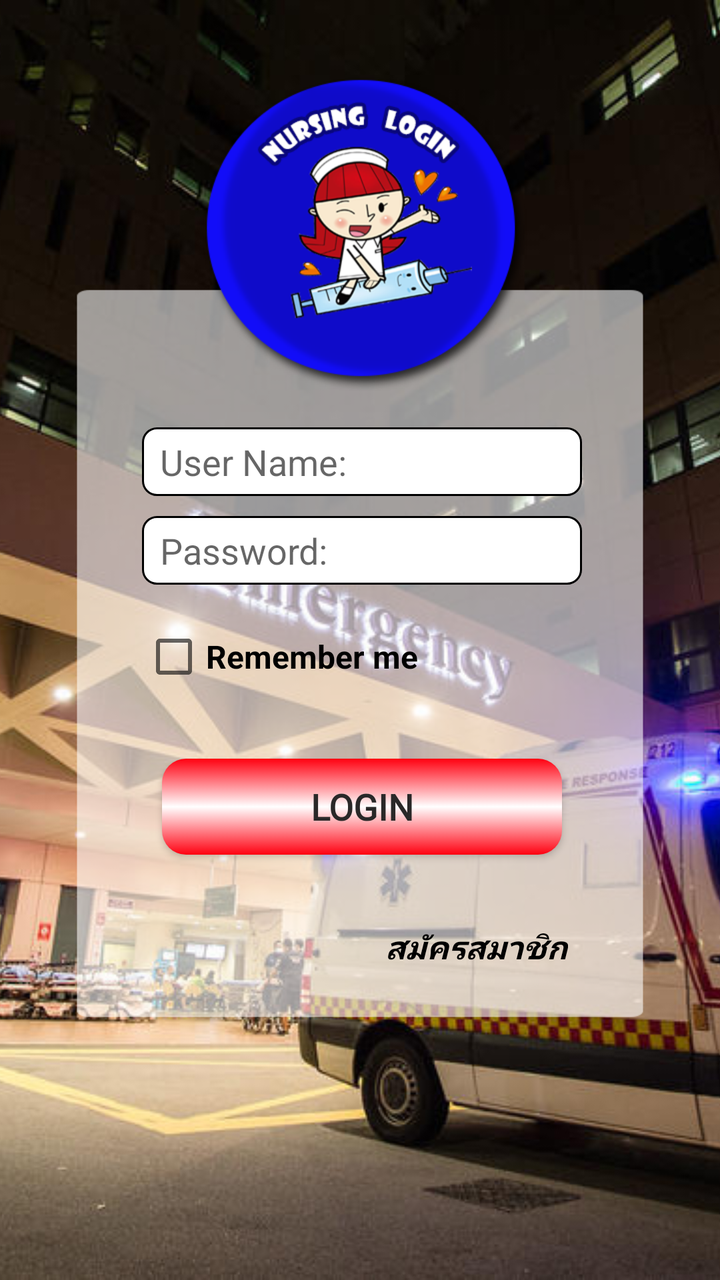
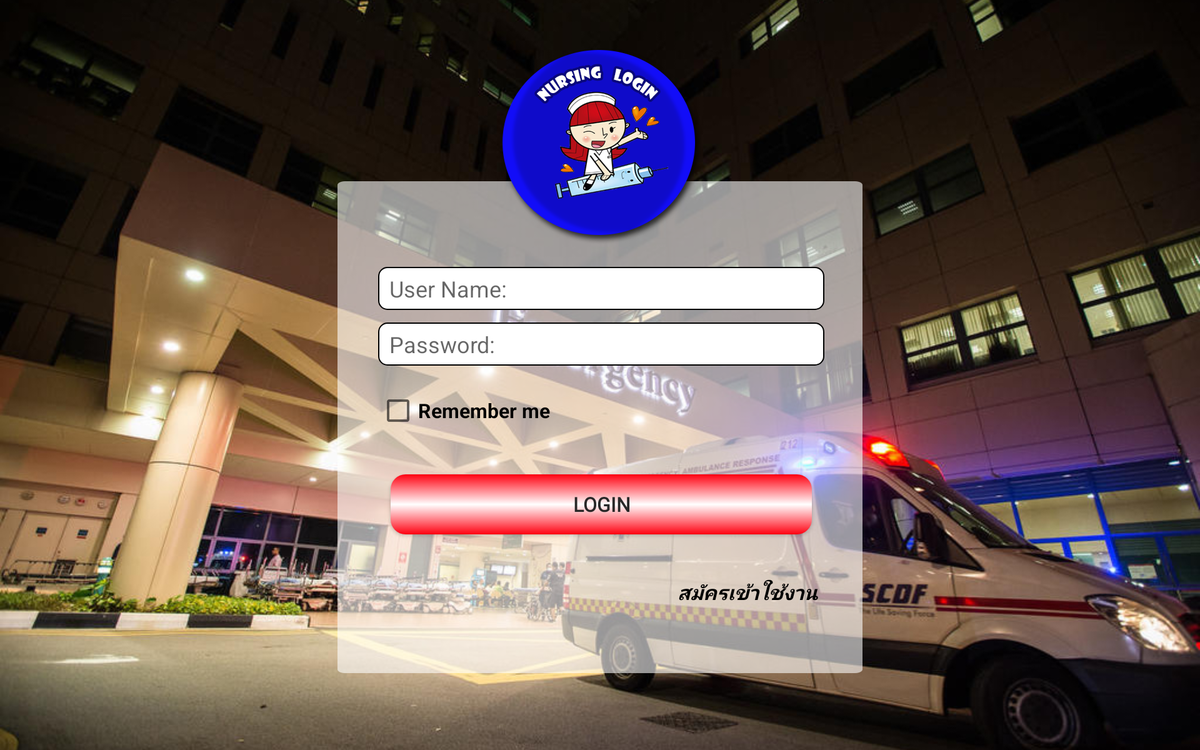

An Android layout and its configuration variant, each rendered on a device that would load it. The default file and the variant file are quoted in full after the pictures.
<!-- AndroidManifest.xml: application theme AppThemeDefault -->
<!-- res/layout/activity_login.xml -->
<?xml version="1.0" encoding="utf-8"?>
<RelativeLayout xmlns:android="http://schemas.android.com/apk/res/android"
    xmlns:app="http://schemas.android.com/apk/res-auto"
    xmlns:tools="http://schemas.android.com/tools"
    android:layout_width="match_parent"
    android:layout_height="match_parent"
    tools:context=".activity.LoginActivity">

    <ImageView
        android:layout_width="match_parent"
        android:layout_height="match_parent"
        android:src="@drawable/bg1"
        android:scaleType="centerCrop"/>

    <android.support.v4.widget.NestedScrollView
        android:layout_width="match_parent"
        android:layout_height="match_parent"
        android:layout_alignParentStart="true"
        android:layout_alignParentTop="true">

        <LinearLayout
            android:layout_width="match_parent"
            android:layout_height="match_parent"
            android:orientation="vertical">

            <LinearLayout
                android:layout_width="wrap_content"
                android:layout_height="wrap_content"
                android:layout_gravity="center_horizontal"
                android:layout_marginBottom="25dp"
                android:layout_marginLeft="35dp"
                android:layout_marginRight="35dp"
                android:layout_marginTop="25dp"
                android:background="@drawable/bg_login_"
                android:orientation="vertical">

                <EditText
                    android:id="@+id/edit_userName"
                    android:layout_width="wrap_content"
                    android:layout_height="wrap_content"
                    android:background="@drawable/edit_item_shape"
                    android:drawablePadding="7dp"
                    android:drawableStart="@drawable/ic_user"
                    android:ems="17"
                    android:hint="User Name:"
                    android:imeOptions="actionNext"
                    android:inputType="textPersonName" />

                <EditText
                    android:id="@+id/edit_password"
                    android:layout_width="wrap_content"
                    android:layout_height="wrap_content"
                    android:layout_marginTop="10dp"
                    android:background="@drawable/edit_item_shape"
                    android:drawablePadding="7dp"
                    android:drawableStart="@drawable/ic_password"
                    android:ems="17"
                    android:hint="Password:"
                    android:imeOptions="actionDone"
                    android:inputType="textPassword" />

                <CheckBox
                    android:id="@+id/checkbox_remember"
                    android:layout_width="wrap_content"
                    android:layout_height="wrap_content"
                    android:layout_marginTop="20dp"
                    android:text="Remember me"
                    android:textSize="16sp"
                    android:textStyle="bold" />

                <Button
                    android:id="@+id/button_login"
                    android:layout_width="match_parent"
                    android:layout_height="wrap_content"
                    android:layout_marginLeft="10dp"
                    android:layout_marginRight="10dp"
                    android:layout_marginTop="35dp"
                    android:background="@drawable/button_item_shape"
                    android:fontFamily="@font/android_robot"
                    android:text="LogIn"
                    android:textColor="@drawable/text_black_state"
                    android:textSize="18sp"
                    android:textStyle="bold" />

                <TextView
                    android:id="@+id/text_register"
                    android:layout_width="wrap_content"
                    android:layout_height="wrap_content"
                    android:layout_gravity="right"
                    android:layout_marginTop="30dp"
                    android:layout_marginRight="2dp"
                    android:padding="5dp"
                    android:text="สมัครสมาชิก"
                    android:textColor="@drawable/text_register_state"
                    android:textSize="16sp"
                    android:textStyle="bold|italic" />
            </LinearLayout>

        </LinearLayout>
    </android.support.v4.widget.NestedScrollView>

</RelativeLayout>
<!-- resources referenced by this layout -->
<resources>
  <!-- drawable bg1: png bitmap (drawable-xhdpi, 720886 bytes) -->
  <!-- drawable bg_login_: png bitmap (drawable-xhdpi, 65371 bytes) -->
  <!-- drawable button_item_shape (drawable) -->
  <?xml version="1.0" encoding="utf-8"?>
  <selector xmlns:android="http://schemas.android.com/apk/res/android"
      android:enterFadeDuration="400"
      android:exitFadeDuration="400">
  
      <item android:state_pressed="true">
          <shape android:shape="rectangle">
              <corners android:radius="12dp"/>
              <gradient
                  android:type="linear"
                  android:startColor="#80000000"
                  android:centerColor="#80ffffff"
                  android:endColor="#80000000"
                  android:angle="90"/>
          </shape>
      </item>
      <item>
          <shape android:shape="rectangle">
              <corners android:radius="12dp"/>
              <gradient
                  android:type="linear"
                  android:startColor="#ff0010"
                  android:centerColor="#ffffff"
                  android:endColor="#ff0010"
                  android:angle="90"/>
          </shape>
      </item>
  
  </selector>
  <!-- drawable edit_item_shape (drawable) -->
  <?xml version="1.0" encoding="utf-8"?>
  <shape xmlns:android="http://schemas.android.com/apk/res/android"
      android:shape="rectangle">
      <corners android:radius="7dp"/>
      <solid android:color="#ffffff"/>
      <stroke android:color="#000000" android:width="1dp"/>
      <padding
          android:top="5dp" android:bottom="5dp"
          android:left="9dp" android:right="7dp"/>
  
  
  </shape>
  <!-- drawable text_black_state (drawable) -->
  <?xml version="1.0" encoding="utf-8"?>
  <selector xmlns:android="http://schemas.android.com/apk/res/android">
      <item android:state_pressed="true"
          android:color="#80000000"/>
      <item android:color="#292828"/>
  </selector>
  <!-- drawable text_register_state (drawable) -->
  <?xml version="1.0" encoding="utf-8"?>
  <selector xmlns:android="http://schemas.android.com/apk/res/android"
      android:enterFadeDuration="400"
      android:exitFadeDuration="400">
  
      
  
      <item android:state_pressed="true"
          android:color="@color/text_register_active"/>
      <item android:color="@color/text_register_normal"/>
  
  </selector>
  <style name="AppThemeDefault" parent="Theme.AppCompat.Light.NoActionBar">
          
          <item name="colorPrimary">@color/colorPrimary</item>
          <item name="colorPrimaryDark">@color/colorPrimaryDark</item>
          <item name="colorAccent">@color/colorAccent</item>
      </style>
  <color name="text_register_active">#80000000</color>
  <color name="text_register_normal">#000000</color>
  <color name="colorPrimary">#0D47A1</color>
  <color name="colorPrimaryDark">#1A237E</color>
  <color name="colorAccent">#FF4081</color>
</resources>
<!-- res/layout-sw530dp-land/activity_login.xml (the repository's variant of the layout above) -->
<!-- drawn on a 7-inch tablet turned sideways -->
<?xml version="1.0" encoding="utf-8"?>
<RelativeLayout xmlns:android="http://schemas.android.com/apk/res/android"
    xmlns:app="http://schemas.android.com/apk/res-auto"
    xmlns:tools="http://schemas.android.com/tools"
    android:layout_width="match_parent"
    android:layout_height="match_parent"
    tools:context=".activity.LoginActivity">

    <ImageView
        android:layout_width="match_parent"
        android:layout_height="match_parent"
        android:src="@drawable/bg1"
        android:scaleType="centerCrop"/>

    <android.support.v4.widget.NestedScrollView
        android:layout_width="match_parent"
        android:layout_height="match_parent">
        <LinearLayout
            android:layout_width="match_parent"
            android:layout_height="match_parent"
            android:orientation="vertical">

            <LinearLayout
                android:layout_width="wrap_content"
                android:layout_height="wrap_content"
                android:orientation="vertical"
                android:layout_gravity="center_horizontal"
                android:layout_marginTop="25dp"
                android:layout_marginBottom="35dp"
                android:layout_marginLeft="35dp"
                android:layout_marginRight="35dp"
                android:background="@drawable/bg_login_">
                <EditText
                    android:id="@+id/edit_userName"
                    android:layout_width="wrap_content"
                    android:layout_height="wrap_content"
                    android:background="@drawable/edit_item_shape"
                    android:drawableStart="@drawable/ic_user"
                    android:drawablePadding="7dp"
                    android:ems="17"
                    android:hint="User Name:"
                    android:inputType="textPersonName"
                    android:imeOptions="actionNext"/>
                <EditText
                    android:id="@+id/edit_password"
                    android:layout_width="wrap_content"
                    android:layout_height="wrap_content"
                    android:layout_marginTop="10dp"
                    android:background="@drawable/edit_item_shape"
                    android:drawableStart="@drawable/ic_password"
                    android:drawablePadding="7dp"
                    android:ems="17"
                    android:hint="Password:"
                    android:inputType="textPassword"
                    android:imeOptions="actionDone"/>

                <CheckBox
                    android:id="@+id/checkbox_remember"
                    android:layout_width="wrap_content"
                    android:layout_height="wrap_content"
                    android:layout_marginTop="20dp"
                    android:text="Remember me"
                    android:textStyle="bold"
                    android:textSize="16sp"/>

                <Button
                    android:id="@+id/button_login"
                    android:layout_width="match_parent"
                    android:layout_height="wrap_content"
                    android:layout_marginTop="35dp"
                    android:layout_marginLeft="10dp"
                    android:layout_marginRight="10dp"
                    android:background="@drawable/button_item_shape"
                    android:fontFamily="@font/android_robot"
                    android:text="LogIn"
                    android:textColor="@drawable/text_black_state"
                    android:textSize="16sp"
                    android:textStyle="bold"/>

                <TextView
                    android:id="@+id/text_register"
                    android:layout_width="wrap_content"
                    android:layout_height="wrap_content"
                    android:layout_gravity="right"
                    android:padding="5dp"
                    android:layout_marginTop="30dp"
                    android:layout_marginBottom="30dp"
                    android:text="สมัครเข้าใช้งาน"
                    android:textStyle="bold|italic"
                    android:textSize="16sp"
                    android:textColor="@drawable/text_register_state"/>
            </LinearLayout>

        </LinearLayout>
    </android.support.v4.widget.NestedScrollView>

</RelativeLayout>
